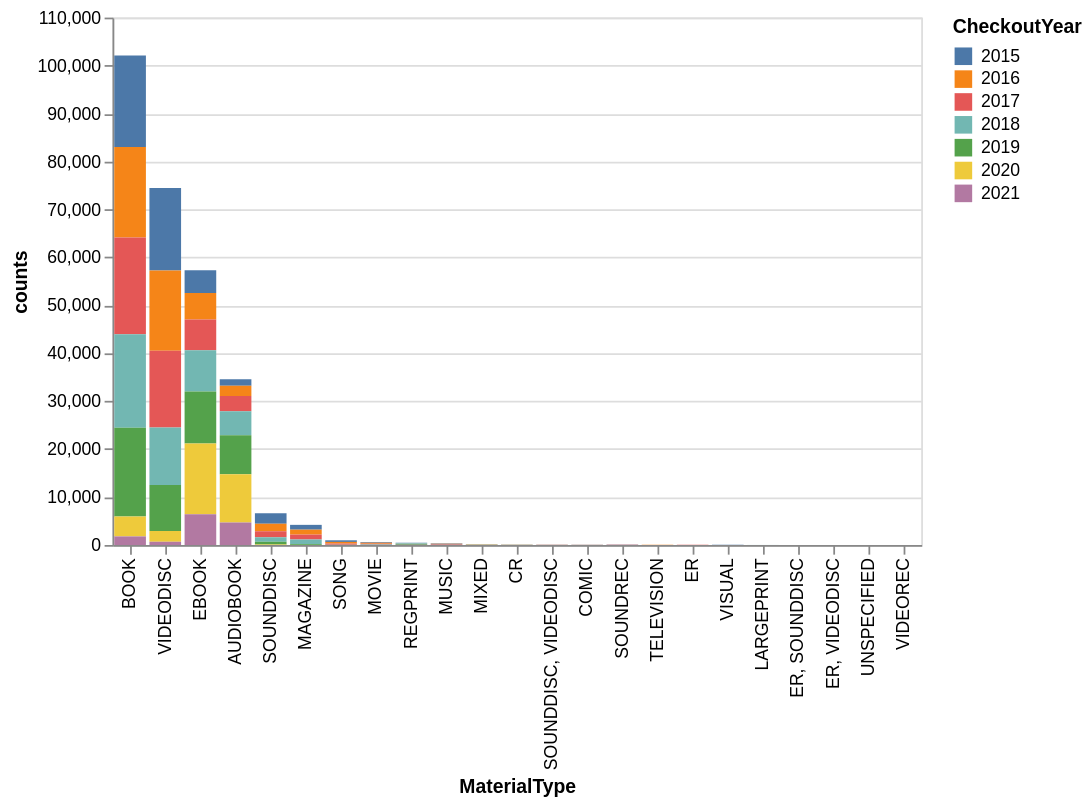

Notebook source saved alongside this figure:
### Code cell
seattle_material_grouped = seattle_df.groupby(['MaterialType', 'CheckoutYear']).size().reset_index(name='counts')
alt.Chart(seattle_material_grouped).mark_bar().encode(
    x=alt.X('MaterialType', sort='-y'),
    y='counts',
    color='CheckoutYear:N'
)

### Figure 1 — Vega-Lite specification as saved in the notebook (floating-point values rounded to 4 significant figures)
{"config": {"view": {"continuousWidth": 300, "continuousHeight": 300}}, "data": {"name": "data-73b297576c9ecbb755844259deeb97e5"}, "mark": {"type": "bar"}, "encoding": {"color": {"field": "CheckoutYear", "type": "nominal"}, "x": {"field": "MaterialType", "sort": "-y", "type": "nominal"}, "y": {"field": "counts", "type": "quantitative"}}, "$schema": "https://vega.github.io/schema/vega-lite/v5.20.1.json", "datasets": {"data-73b297576c9ecbb755844259deeb97e5": [{"MaterialType": "AUDIOBOOK", "CheckoutYear": 2015, "counts": 1321}, {"MaterialType": "AUDIOBOOK", "CheckoutYear": 2016, "counts": 2163}, {"MaterialType": "AUDIOBOOK", "CheckoutYear": 2017, "counts": 3164}, {"MaterialType": "AUDIOBOOK", "CheckoutYear": 2018, "counts": 5027}, {"MaterialType": "AUDIOBOOK", "CheckoutYear": 2019, "counts": 8111}, {"MaterialType": "AUDIOBOOK", "CheckoutYear": 2020, "counts": 10050}, {"MaterialType": "AUDIOBOOK", "CheckoutYear": 2021, "counts": 4706}, {"MaterialType": "BOOK", "CheckoutYear": 2015, "counts": 19087}, {"MaterialType": "BOOK", "CheckoutYear": 2016, "counts": 18844}, {"MaterialType": "BOOK", "CheckoutYear": 2017, "counts": 20187}, {"MaterialType": "BOOK", "CheckoutYear": 2018, "counts": 19524}, {"MaterialType": "BOOK", "CheckoutYear": 2019, "counts": 18495}, {"MaterialType": "BOOK", "CheckoutYear": 2020, "counts": 4151}, {"MaterialType": "BOOK", "CheckoutYear": 2021, "counts": 1788}, {"MaterialType": "COMIC", "CheckoutYear": 2016, "counts": 1}, {"MaterialType": "COMIC", "CheckoutYear": 2017, "counts": 43}, {"MaterialType": "COMIC", "CheckoutYear": 2018, "counts": 39}, {"MaterialType": "CR", "CheckoutYear": 2015, "counts": 24}, {"MaterialType": "CR", "CheckoutYear": 2016, "counts": 25}, {"MaterialType": "CR", "CheckoutYear": 2017, "counts": 24}, {"MaterialType": "CR", "CheckoutYear": 2018, "counts": 18}, {"MaterialType": "CR", "CheckoutYear": 2019, "counts": 17}, {"MaterialType": "CR", "CheckoutYear": 2020, "counts": 4}, {"MaterialType": "EBOOK", "CheckoutYear": 2015, "counts": 4732}, {"MaterialType": "EBOOK", "CheckoutYear": 2016, "counts": 5540}, {"MaterialType": "EBOOK", "CheckoutYear": 2017, "counts": 6394}, {"MaterialType": "EBOOK", "CheckoutYear": 2018, "counts": 8607}, {"MaterialType": "EBOOK", "CheckoutYear": 2019, "counts": 10837}, {"MaterialType": "EBOOK", "CheckoutYear": 2020, "counts": 14769}, {"MaterialType": "EBOOK", "CheckoutYear": 2021, "counts": 6420}, {"MaterialType": "ER", "CheckoutYear": 2015, "counts": 8}, {"MaterialType": "ER", "CheckoutYear": 2016, "counts": 1}, {"MaterialType": "ER", "CheckoutYear": 2017, "counts": 10}, {"MaterialType": "ER", "CheckoutYear": 2018, "counts": 11}, {"MaterialType": "ER", "CheckoutYear": 2020, "counts": 2}, {"MaterialType": "ER", "CheckoutYear": 2021, "counts": 2}, {"MaterialType": "ER, SOUNDDISC", "CheckoutYear": 2015, "counts": 1}, {"MaterialType": "ER, SOUNDDISC", "CheckoutYear": 2016, "counts": 2}, {"MaterialType": "ER, SOUNDDISC", "CheckoutYear": 2017, "counts": 6}, {"MaterialType": "ER, SOUNDDISC", "CheckoutYear": 2018, "counts": 1}, {"MaterialType": "ER, VIDEODISC", "CheckoutYear": 2019, "counts": 8}, {"MaterialType": "ER, VIDEODISC", "CheckoutYear": 2020, "counts": 1}, {"MaterialType": "LARGEPRINT", "CheckoutYear": 2015, "counts": 6}, {"MaterialType": "LARGEPRINT", "CheckoutYear": 2017, "counts": 1}, {"MaterialType": "LARGEPRINT", "CheckoutYear": 2018, "counts": 9}, {"MaterialType": "LARGEPRINT", "CheckoutYear": 2019, "counts": 2}, {"MaterialType": "LARGEPRINT", "CheckoutYear": 2021, "counts": 1}, {"MaterialType": "MAGAZINE", "CheckoutYear": 2015, "counts": 1001}, {"MaterialType": "MAGAZINE", "CheckoutYear": 2016, "counts": 1033}, {"MaterialType": "MAGAZINE", "CheckoutYear": 2017, "counts": 1014}, {"MaterialType": "MAGAZINE", "CheckoutYear": 2018, "counts": 977}, {"MaterialType": "MAGAZINE", "CheckoutYear": 2019, "counts": 172}, {"MaterialType": "MIXED", "CheckoutYear": 2015, "counts": 24}, {"MaterialType": "MIXED", "CheckoutYear": 2016, "counts": 33}, {"MaterialType": "MIXED", "CheckoutYear": 2017, "counts": 32}, {"MaterialType": "MIXED", "CheckoutYear": 2018, "counts": 36}, {"MaterialType": "MIXED", "CheckoutYear": 2019, "counts": 46}, {"MaterialType": "MIXED", "CheckoutYear": 2020, "counts": 19}, {"MaterialType": "MIXED", "CheckoutYear": 2021, "counts": 5}, {"MaterialType": "MOVIE", "CheckoutYear": 2015, "counts": 143}, {"MaterialType": "MOVIE", "CheckoutYear": 2016, "counts": 172}, {"MaterialType": "MOVIE", "CheckoutYear": 2017, "counts": 198}, {"MaterialType": "MOVIE", "CheckoutYear": 2018, "counts": 83}, {"MaterialType": "MUSIC", "CheckoutYear": 2015, "counts": 105}, {"MaterialType": "MUSIC", "CheckoutYear": 2016, "counts": 97}, {"MaterialType": "MUSIC", "CheckoutYear": 2017, "counts": 125}, {"MaterialType": "MUSIC", "CheckoutYear": 2018, "counts": 54}, {"MaterialType": "MUSIC", "CheckoutYear": 2019, "counts": 1}, {"MaterialType": "REGPRINT", "CheckoutYear": 2015, "counts": 26}, {"MaterialType": "REGPRINT", "CheckoutYear": 2016, "counts": 46}, {"MaterialType": "REGPRINT", "CheckoutYear": 2017, "counts": 32}, {"MaterialType": "REGPRINT", "CheckoutYear": 2018, "counts": 114}, {"MaterialType": "REGPRINT", "CheckoutYear": 2019, "counts": 164}, {"MaterialType": "REGPRINT", "CheckoutYear": 2020, "counts": 36}, {"MaterialType": "REGPRINT", "CheckoutYear": 2021, "counts": 29}, {"MaterialType": "SONG", "CheckoutYear": 2015, "counts": 339}, {"MaterialType": "SONG", "CheckoutYear": 2016, "counts": 345}, {"MaterialType": "SONG", "CheckoutYear": 2017, "counts": 248}, {"MaterialType": "SONG", "CheckoutYear": 2018, "counts": 43}, {"MaterialType": "SOUNDDISC", "CheckoutYear": 2015, "counts": 2159}, {"MaterialType": "SOUNDDISC", "CheckoutYear": 2016, "counts": 1570}, {"MaterialType": "SOUNDDISC", "CheckoutYear": 2017, "counts": 1275}, {"MaterialType": "SOUNDDISC", "CheckoutYear": 2018, "counts": 899}, {"MaterialType": "SOUNDDISC", "CheckoutYear": 2019, "counts": 580}, {"MaterialType": "SOUNDDISC", "CheckoutYear": 2020, "counts": 98}, {"MaterialType": "SOUNDDISC", "CheckoutYear": 2021, "counts": 12}, {"MaterialType": "SOUNDDISC, VIDEODISC", "CheckoutYear": 2015, "counts": 38}, {"MaterialType": "SOUNDDISC, VIDEODISC", "CheckoutYear": 2016, "counts": 21}, {"MaterialType": "SOUNDDISC, VIDEODISC", "CheckoutYear": 2017, "counts": 24}, {"MaterialType": "SOUNDDISC, VIDEODISC", "CheckoutYear": 2018, "counts": 6}, {"MaterialType": "SOUNDREC", "CheckoutYear": 2015, "counts": 34}, {"MaterialType": "SOUNDREC", "CheckoutYear": 2016, "counts": 26}, {"MaterialType": "SOUNDREC", "CheckoutYear": 2017, "counts": 13}, {"MaterialType": "SOUNDREC", "CheckoutYear": 2018, "counts": 6}, {"MaterialType": "SOUNDREC", "CheckoutYear": 2019, "counts": 3}, {"MaterialType": "TELEVISION", "CheckoutYear": 2015, "counts": 7}, {"MaterialType": "TELEVISION", "CheckoutYear": 2016, "counts": 17}, {"MaterialType": "TELEVISION", "CheckoutYear": 2017, "counts": 5}, {"MaterialType": "TELEVISION", "CheckoutYear": 2018, "counts": 10}, {"MaterialType": "UNSPECIFIED", "CheckoutYear": 2021, "counts": 2}, {"MaterialType": "VIDEODISC", "CheckoutYear": 2015, "counts": 17230}, {"MaterialType": "VIDEODISC", "CheckoutYear": 2016, "counts": 16755}, {"MaterialType": "VIDEODISC", "CheckoutYear": 2017, "counts": 16006}, {"MaterialType": "VIDEODISC", "CheckoutYear": 2018, "counts": 11975}, {"MaterialType": "VIDEODISC", "CheckoutYear": 2019, "counts": 9596}, {"MaterialType": "VIDEODISC", "CheckoutYear": 2020, "counts": 2253}, {"MaterialType": "VIDEODISC", "CheckoutYear": 2021, "counts": 658}, {"MaterialType": "VIDEOREC", "CheckoutYear": 2017, "counts": 2}, {"MaterialType": "VISUAL", "CheckoutYear": 2015, "counts": 13}, {"MaterialType": "VISUAL", "CheckoutYear": 2016, "counts": 14}, {"MaterialType": "VISUAL", "CheckoutYear": 2017, "counts": 4}]}}
